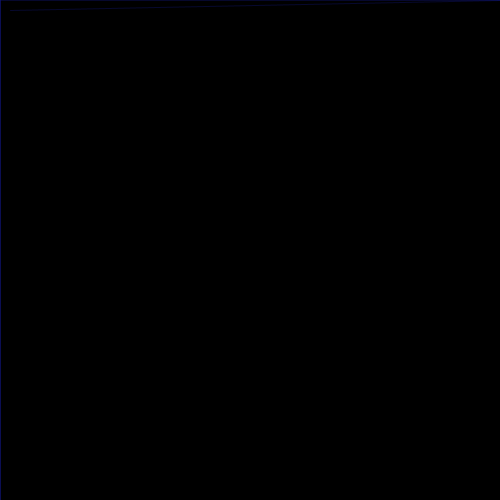
Frame 1 (no input)
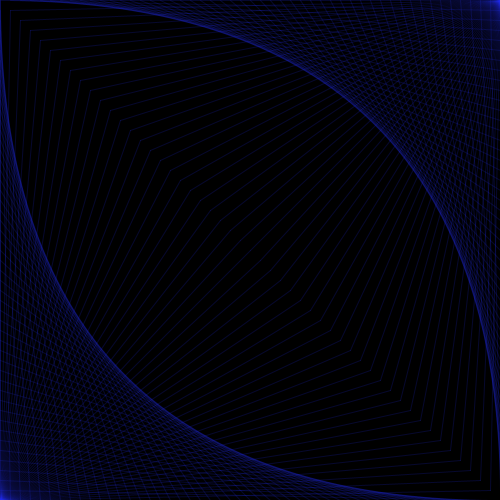
Frame 60 (the mouse pressed at the canvas centre just before this capture)
Frame 120 (the mouse held since frame 60 and released just before this capture): identical to frame 60, image omitted

The Processing sketch that drew these frames (run headless with seeded random() and noise(); from frame 60 on, the mouse is pressed at the canvas centre):

// Processing sketch: processing_31565
// ── processing_31565.pde

int x1 = 0;
int y1 = 0;
int x2 = 0;
int y2 = 500;
int x21 = 0;
int y21 = 0;
int x22 = 500;
int y22 = 0;
int x321 = 0;
int y321 = 500;
int x322 = 0;
int y322 = 0;

void setup(){
  
  size(500,500);
  background(0);
  stroke(33,41,234,50);
}

void draw(){
  
  line(x1,y1,x2,y2);
  y1 = y1 + 10;
  x2 = x2 + 10;
  line(x21,y21,x22,y22);
  x21 = x21 + 10;
  y22 = y22 + 10;
  line(x321,y321,x322,y322);
  x322 = x322 + 10;
  y322 = y322 + 10;
  line(y321,x321,x322,y322);
}
